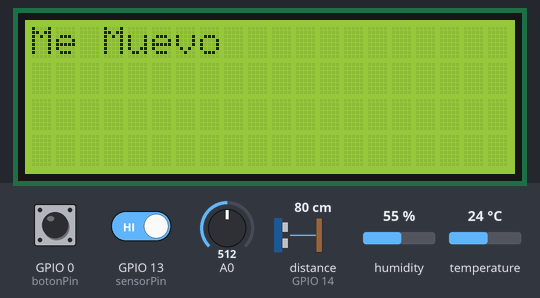
Recording of a sketch running on a simulated ESP8266 (NodeMCU). Parts: 20×4 character LCD. Wiring (inferred from the names in the program): ultrasonic range finder: trigger GPIO 2; echo GPIO 14. The test bench sets the inputs (shaded band); at power-on: GPIO 0 (botonPin) HIGH, distance to the obstacle (sensor on GPIO 14) 80 cm, GPIO 13 (sensorPin) HIGH, A0 = 512, humidity 55 %, temperature 24 °C. The echo pulse lasts 58.3 µs per cm; WiFi joins after 1.5 s; servers stay silent unless stated; what the sketch prints to the serial monitor is not drawn.

Above: at 3.3 s.
3.4 s: GPIO 0 (botonPin) pulled LOW for 3.2 s
At 6.4 s:
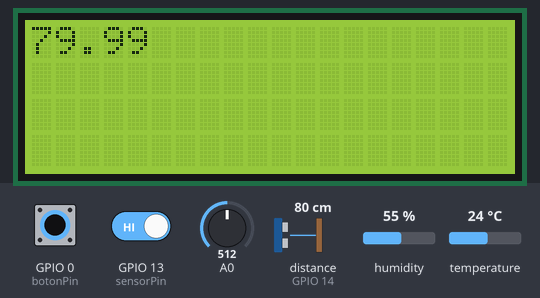
8.1 s: distance to the obstacle (sensor on GPIO 14) set to 2 cm
At 9.2 s:
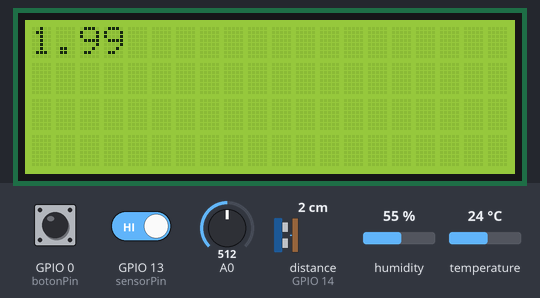
9.9 s: distance to the obstacle (sensor on GPIO 14) set to 4 cm
At 11.8 s:
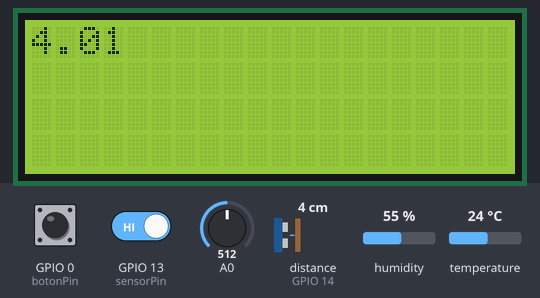
12.1 s: distance to the obstacle (sensor on GPIO 14) set to 9 cm
At 13.2 s:
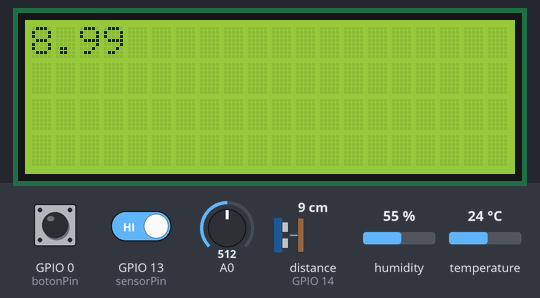
14.4 s: GPIO 0 (botonPin) pulled LOW for 1.35 s
At 16.0 s:
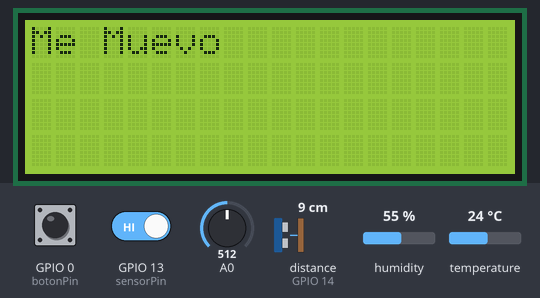
17.2 s: GPIO 13 (sensorPin) driven LOW
At 19.1 s:
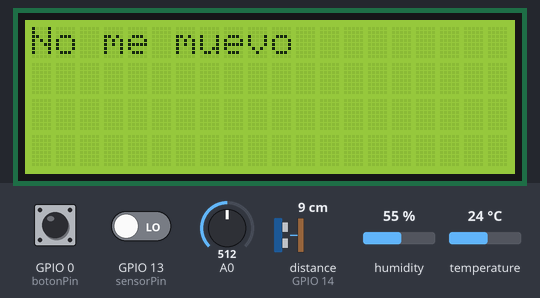
Timing chart, 0 to 20.6 s (numbered marks = the images above; inputs shaded):
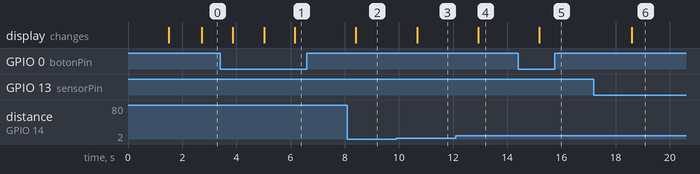

The sketch:

3Sensores1LCD.ino
```cpp
#include <ESP8266WiFi.h>
#include <FirebaseArduino.h>
#define FIREBASE_HOST "semanai-4ea99.firebaseio.com"
#define FIREBASE_AUTH "az4SQ6BPBqScFTFzeciectZz71Axmmc6XlDvEyHJ"
#define WIFI_SSID "Tec-IoT"
#define WIFI_PASSWORD "spotless.magnetic.bridge"


//Libreria de LCD
#include <LiquidCrystal_I2C.h>

//Libreria Humedad
#include "DHT.h"
#define DHTTYPE DHT11
#define dht_dpin 12
DHT dht(dht_dpin, DHTTYPE);

//Sensor del pir
int sensorPin = 13;
// Boton pin
int botonPin = 0;
//Declarar el contador
int cont = 0;

//Ultrasonico
int disparador = 2;
int entrada = 14;

//Se crea el objeto LCD direccion en la direccion de memoria y en columas y filas
LiquidCrystal_I2C lcd(0x3F, 20,4);

void setup() {
  //Ultrasonico Declaracion
  pinMode(disparador,OUTPUT);
  pinMode(entrada,INPUT);
  //Conectarse a internet y FireBase
  WiFi.begin(WIFI_SSID,WIFI_PASSWORD);
  while(WiFi.status() != WL_CONNECTED){
    delay(500);
    Serial.print(".");
  }
  Serial.print("");
  Serial.print("Wifi Connected");
  Firebase.begin(FIREBASE_HOST,FIREBASE_AUTH);
  //Definir el modo de el sensor pir
  pinMode(sensorPin, INPUT);

  //Inicializar el lcd
  lcd.begin();
  lcd.backlight();
  lcd.clear();
  lcd.home();

  //Inicializar el Humedad
  dht.begin();

  //Inicializar el boton
  pinMode(botonPin, INPUT_PULLUP);

  Serial.begin(9600);
}

void loop() {
  ///// Generación y envio de datos
  //Movimiento
  long statePir = digitalRead(sensorPin);
  Firebase.setInt("Movimiento",statePir);
  delay(90);
  //Temperatura y Humedad
  float humedad = dht.readHumidity();
  float temperatura = dht.readTemperature();
  Firebase.setFloat("Humedad",humedad);
  Firebase.setFloat("Temperatura",temperatura);
  delay(90);
  //Luz
  int luz=analogRead(A0);
  luz=map(luz,650,10,100,0);
  Firebase.setInt("Luz",luz);
  delay(90);
  //Distancia
  long tiempo;
  float distancia;
  digitalWrite(disparador,HIGH);
  delayMicroseconds(10);
  digitalWrite(disparador,LOW);
  tiempo = (pulseIn(entrada,HIGH)/2);
  distancia = float(tiempo * 0.0343);
  Firebase.setFloat("Distancia",distancia);
  //
  delay(90);
  lcd.clear();
  if(digitalRead(botonPin) == 0){
    cont = cont + 1;
    cont = cont%4;
  }
  if(cont == 0){
    //Leer el estado del Movimiento

    if(statePir == LOW){
      lcd.print("No me muevo");
      }else{
        lcd.print("Me Muevo");
      }
  }else if(cont == 1){
    //Leer la temperatura y humedad

    //Imprimir la humedad y temperatura
    lcd.print("Humedad = ");
    lcd.print(humedad);

    lcd.setCursor(0,2);
    lcd.print("Temperatura = ");
    lcd.print(temperatura);

  }else if(cont == 2){
    if(luz > 100){
      lcd.print("Hay mucha luz");
    }else{
      lcd.print("No hay tanta luz");
    }
  }else if(cont == 3){
    lcd.print(distancia);
    //Serial.println(distancia);
  }
}
```

Measured:
- after the input at 3.4 s, the display: first changes after 0.47 s (image 1 shows a later state)
- after the input at 8.1 s, the display: changes after 0.31 s (image 2)
- after the input at 9.9 s, the display: changes after 0.77 s (image 3)
- after the input at 12.1 s, the display: changes after 0.83 s (image 4)
- after the input at 14.4 s, the display: changes after 0.79 s (image 5)
- after the input at 17.2 s, the display: changes after 1.4 s (image 6)
